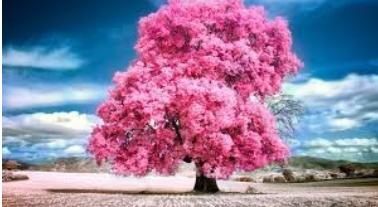
#> input picture Experiments/image.png, 378 x 207 px, found by its file name
$ python 'exp-9 image rotation.py'
#> lines starting #> are read from the running program, lines starting #| are printed output that depends on the picture
import cv2

img = cv2.imread('image.png')
#> img is the input picture: shape (207, 378, 3); mean B, G, R 158.5, 127.1, 145.3
(h, w) = img.shape[:2]
#> h = 207; w = 378
center = (w // 2, h // 2)
#> center = (189, 103)

M1 = cv2.getRotationMatrix2D(center, -45, 1.0)
rot_cw = cv2.warpAffine(img, M1, (w, h))
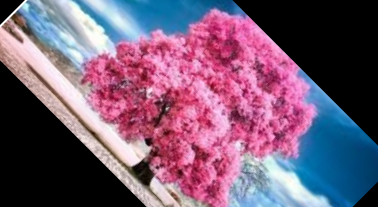
#> rot_cw: shape (207, 378, 3); mean B, G, R 115.4, 90.1, 117.9

M2 = cv2.getRotationMatrix2D(center, 45, 1.0)
rot_ccw = cv2.warpAffine(img, M2, (w, h))
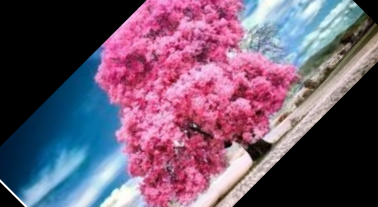
#> rot_ccw: shape (207, 378, 3); mean B, G, R 109.5, 86.2, 111

cv2.imshow("CW", rot_cw)
cv2.imshow("CCW", rot_ccw)
cv2.waitKey(0)
cv2.destroyAllWindows()

$ run again, with Experiments/1 exp.png copied over Experiments/image.png
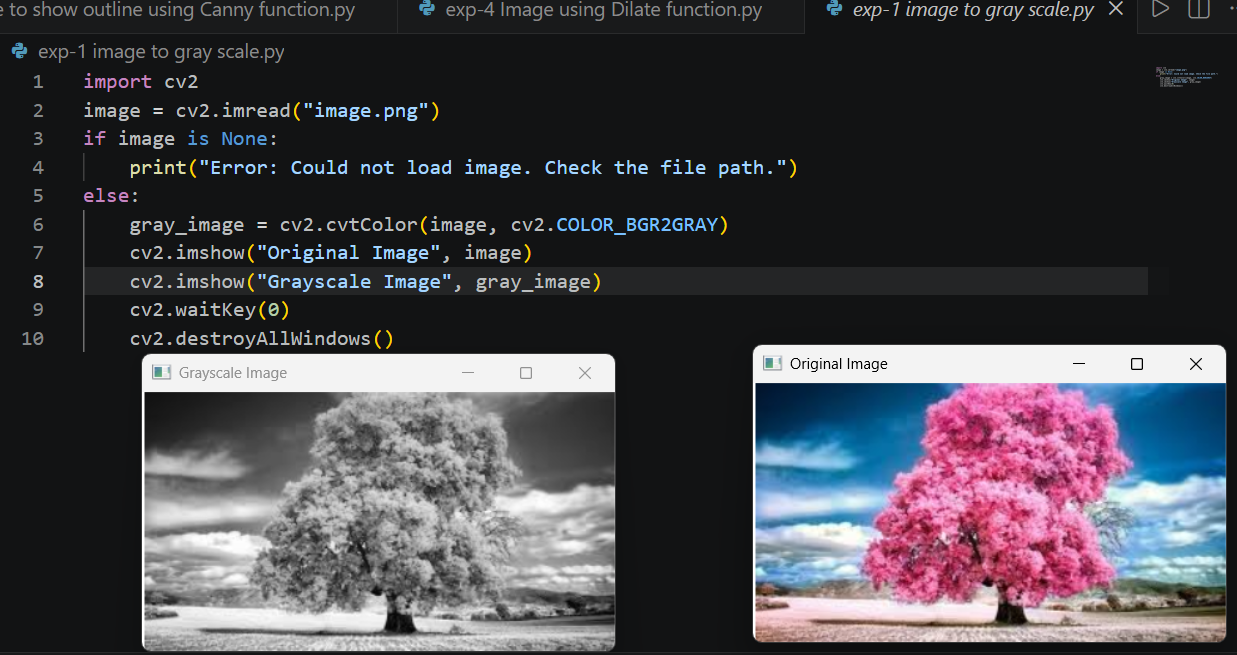
#> input picture Experiments/1 exp.png, 1237 x 655 px, found by its file name
#> img is the input picture: shape (655, 1237, 3); mean B, G, R 73.3, 67.7, 69.4
#> `rot_cw = cv2.warpAffine(img, M1, (w, h))`:
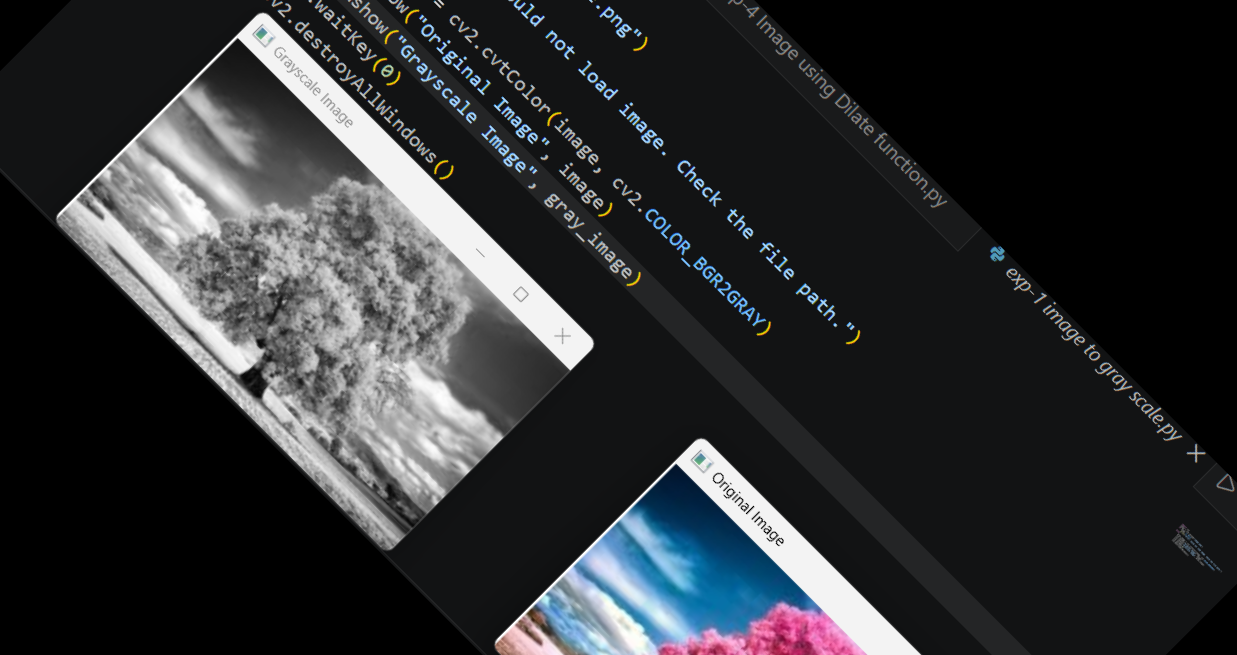
#> rot_cw: shape (655, 1237, 3); mean B, G, R 49.5, 47.2, 45.4
#> `rot_ccw = cv2.warpAffine(img, M2, (w, h))`:
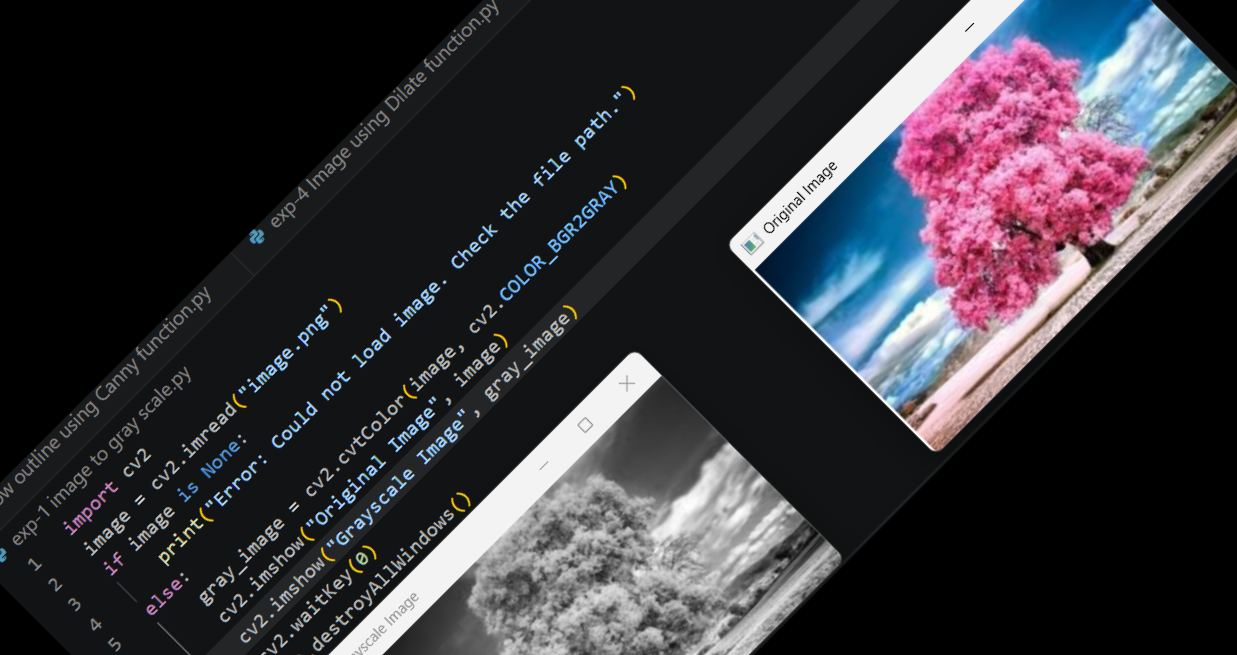
#> rot_ccw: shape (655, 1237, 3); mean B, G, R 56.4, 51.2, 53.5
